Frame 1 (no input): blank canvas, image omitted
Frame 60 (no input): blank canvas, image omitted
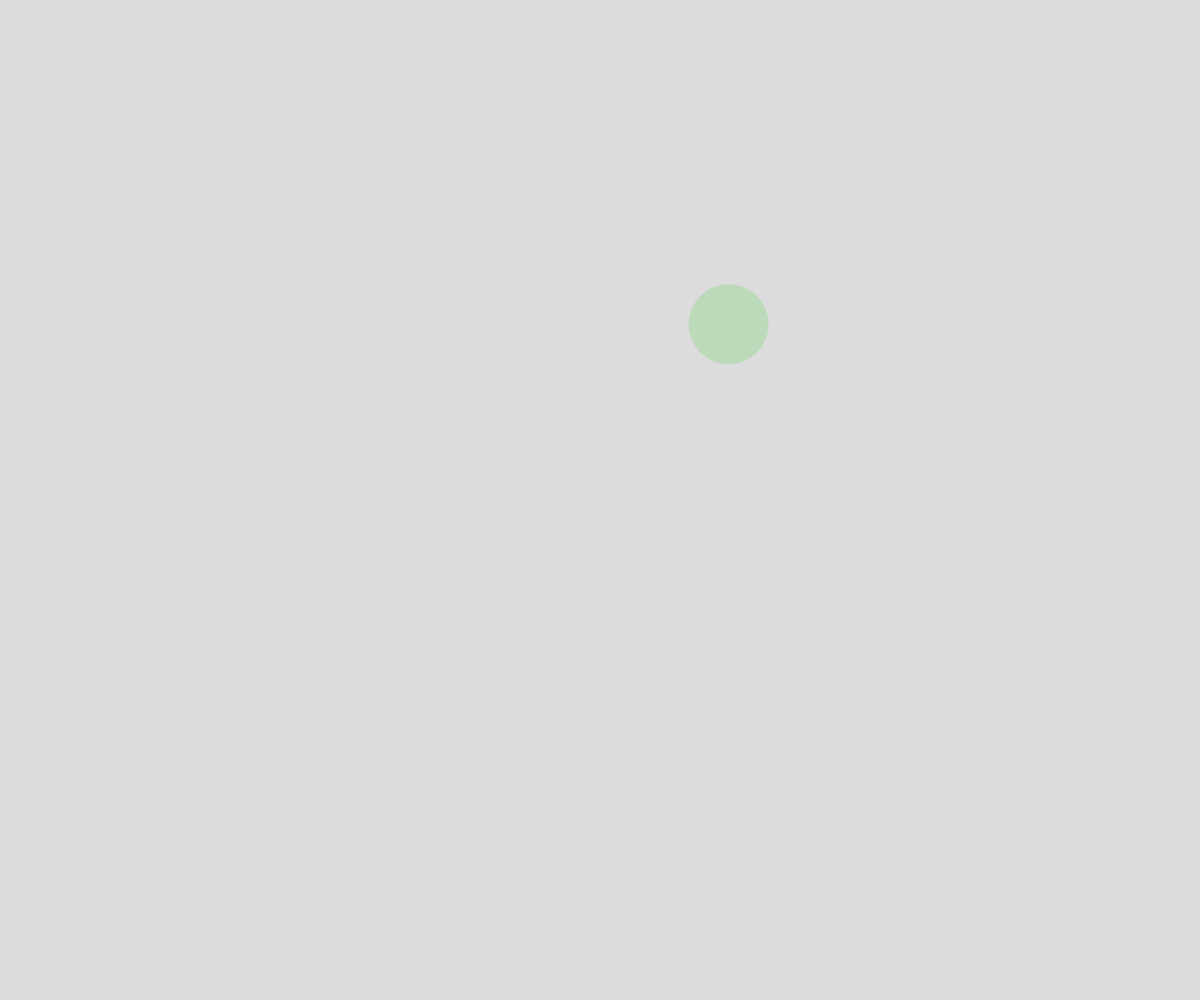
Frame 120 (the mouse pressed at the canvas centre since frame 60)

The p5.js sketch whose frames 1 and 60 were blank and that drew this single picture after the mouse press (run headless with seeded random() and noise() and a simulated clock; from frame 60 on, the mouse is pressed at the canvas centre):

// p5.js sketch
// ── sketch.js
// Project Title
// Your Name
// Date
//
// Extra for Experts:
// - describe what you did to take this project "above and beyond"


let balls = [];
function setup() {
  createCanvas(windowWidth, windowHeight);
}

function draw() {
  background(220);
  moveball();
  displayball();
}

function moveball(){
  for(let i=balls.length-1; i>=0; --i){
    balls[i].x += balls[i].dx;
    balls[i].y += balls[i].dy;

    if(balls[i].x + balls[i].radius > width || balls[i].x-balls[i].radius < 0){
      balls[i].dx *= -1;
      if(++balls[i].limit > 3) {balls.splice(i,1);continue;}
    } 

    if(balls[i].y + balls[i].radius > height || balls[i].y-balls[i].radius < 0){
      balls[i].dy *= -1;
      if(++balls[i].limit > 3) {balls.splice(i,1);continue;}
    }
  }
}

function displayball(){
  noStroke();
  for(let i=balls.length-1; i>=0; --i){
    fill(balls[i].color);
    circle(balls[i].x,balls[i].y,balls[i].radius*2);
  }
}

function spawnball(){
  let ball = {
    x: mouseX,
    y: mouseY,
    dx:random(-5, 5),
    dy:random(-5, 5),
    radius:random(10,50),
    color:color(random(255),random(255),random(255),random(255)),
    limit:0
  };
  balls.push(ball);
}

function mousePressed(){
  spawnball();
}
